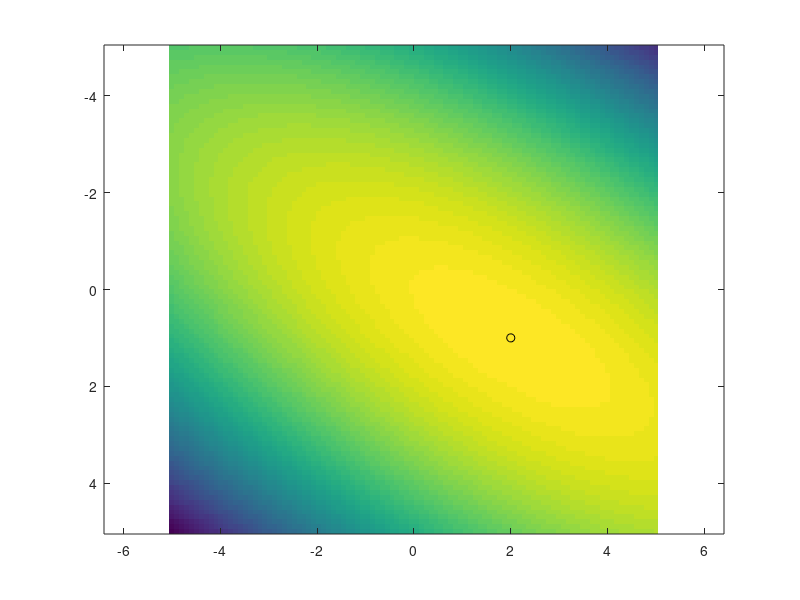

Source code (MATLAB):
% Steepest ascent algorithm on the function f(x,y) = 2xy + 2x - x^2 -2y^2 

% Initialize Matlab

clc;
close all;
clear all;

% Declare function

func = @(x,y) 2.*x.*y + 2.*x - x.^2 - 2.*y.^2;

% Declare Derivatives


x = linspace(-5,5,100);
y = linspace(-5,5,100);

[Y,X] = meshgrid(y,x);
F = func(X,Y);
%surf(x,y,F');
%shading interp;

%dfdx = @(x,y) 2*y + 2 - 2*x;
%dfdy = @(x,y) 2*x - 4*y;

% Initial Guess

x0 = 1;
y0 = 1;

% Algorithm Parameters

dx = 0.001;
dy = 0.001;
alpha = 0.1;

tol = 1e-3;
g = [inf,inf];

while norm(g) > tol
    % Visualize
    
    imagesc(x,y,F');
    axis equal tight;
    drawnow;
    hold on;
    plot(x0,y0,'ok');
    hold off;
    pause(0.1);
    
    % Calculate Gradients
    
    f1 = func(x0-dx/2,y0);
    f2 = func(x0+dx/2,y0);
    gx = (f2-f1)/dx;
    
    f1 = func(x0,y0-dy/2);
    f2 = func(x0,y0+dy/2);
    gy = (f2-f1)/dy;
        
    g = [gx; gy];
    
    % Update position of Guess
    x0 = x0 + alpha*gx;
    y0 = y0 + alpha*gy;
    
end

% Report the answer

[x0, y0]